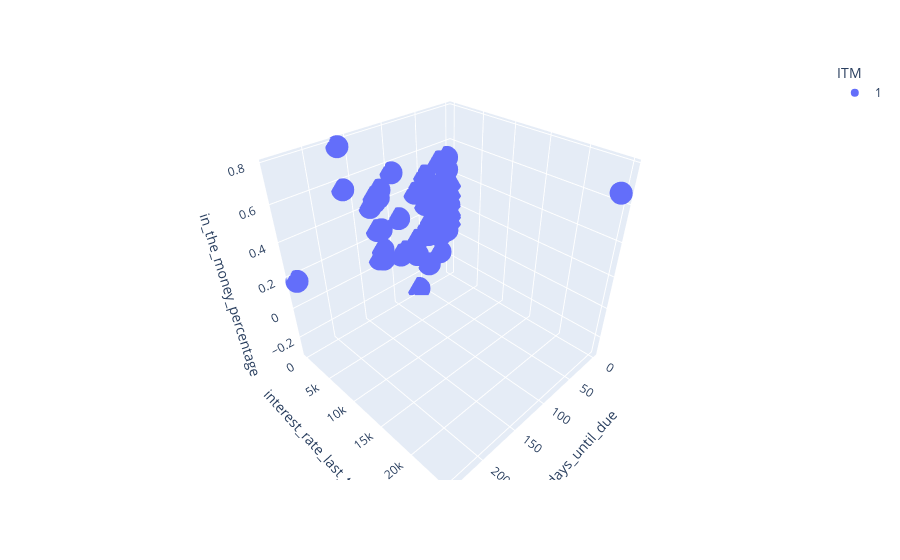

This figure's notebook cell:
### Code cell
options_selected['ITM'] = 1
options_selected['ITM'] = options_selected['ITM'].astype(str)
px.scatter_3d(options_selected , x='days_until_due' , y='interest_rate_last_trade',z='in_the_money_percentage',
           hover_data=['symbol_option','diff'] ,color='ITM')

### Figure 1 — Plotly figure (JSON) as saved in the notebook; plotly's stock layout.template omitted (floating-point values rounded to 4 significant figures)
{"data": [{"customdata": [["ضسپا6005", -40.95], ["ضخود3072", -13.45], ["ضستا6010", -22.49], ["ضخود5017", -41.62], ["ضخود3074", -11.98], ["ضسپا3025", -19.79], ["ضسپا6004", -44.47], ["ضسپا3030", -19.7], ["ضستا2013", -14], ["ضجار2029", -3.671], ["ضستا2014", -12], ["ضخود5021", -42.36], ["ضخود3068", -12.26], ["ضسرو1021", -4972.0], ["ضستا6004", -18.92], ["ضستا2015", -4], ["ضستا4011", -6.862], ["ضصاد3027", -14.51], ["ضملت3024", -26.9], ["ضدی500", -4.581], ["ضکاریس505", -337.1], ["ضسپا6011", -46.05], ["ضجار2030", -3.085], ["ضستا2016", -24], ["ضستا4007", -12.03], ["ضجار6000", -29.55], ["ضهرم7000", 65.85], ["ضهرم7008", -392.3], ["ضستا2019", 5], ["ضدی215", -1.122], ["ضستا6007", -23.82], ["ضشنا2025", -251.0], ["ضسپا3033", -13.92], ["ضخود3070", -12.9], ["ضسپا6008", -44.24], ["ضملت3020", -20.7], ["ضخود3075", -7.948], ["ضجار2027", -41.28], ["ضخپارس601", -16.53], ["ضروز4010", -326.0], ["ضجار2026", -85.74], ["ضکرمان602", -16.72], ["ضهای3006", -13.23], ["ضجار2025", -391.1], ["ضجار2022", -106.2], ["ضروز4005", -295.4], ["ضسپا3029", -22.78], ["ضهای3000", -54.6], ["ضجار2020", -98.87], ["ضجار2028", -10.81], ["ضصاد3025", -12.88], ["ضسپا3026", -20.29], ["ضستا2018", 3], ["ضستا6009", -21.56], ["ضستا2017", 0], ["ضخود2034", -30], ["ضخود2036", 20], ["ضدی203", -0.4832]], "hovertemplate": "ITM=1<br>days_until_due=%{x}<br>interest_rate_last_trade=%{y}<br>in_the_money_percentage=%{z}<br>symbol_option=%{customdata[0]}<br>diff=%{customdata[1]}<extra></extra>", "legendgroup": "1", "marker": {"color": "#636efa", "symbol": "circle"}, "mode": "markers", "name": "1", "scene": "scene", "showlegend": true, "type": "scatter3d", "x": [125, 21, 119, 91, 21, 42, 125, 42, 0, 7, 0, 91, 21, 238, 119, 0, 63, 35, 46, 98, 84, 125, 7, 0, 63, 125, 165, 165, 0, 4, 119, 11, 42, 21, 125, 46, 21, 7, 132, 63, 7, 117, 21, 7, 7, 63, 42, 21, 7, 7, 35, 42, 0, 119, 0, 0, 0, 4], "y": [0.9648, 2.383, 1.194, 1.407, 3.728, 0.8949, 0.6669, 2.433, -1, 1.743, -1, 2.087, 1.273, 0.4455, 0.7259, -1, 5.023, 1.605, 1.063, 44.52, 0.8206, 1.741, 4.429, -1, 1.943, 1.097, 0.8768, 0.6073, null, 80.98, 0.7319, -0.5581, 5.916, 1.931, 1.362, 1.283, 11.98, -0.4901, 3.895, 0.7907, -0.8223, 1.658, 1.282, -0.8383, -0.9505, 0.4624, 1.164, 0.07845, -0.9618, 0.153, 1.806, 1.113, null, 1.256, 0, -1, null, 24900.0], "z": [0.4246, 0.1422, 0.05117, 0.2647, 0.01961, 0.3671, 0.4534, 0.06502, 0.3523, 0.1058, 0.2876, 0.01961, 0.3627, 0.1745, 0.4398, 0.2228, -0.2953, 0.238, 0.2773, 0.5523, 0.02807, 0.06502, 0.0313, 0.158, -0.03627, 0.4411, 0.7796, 0.5592, -0.03627, 0.2166, 0.2455, 0.3966, -0.1507, 0.2647, 0.252, 0.4579, -0.1029, 0.2548, 0.4053, 0.06629, 0.2921, 0.4821, 0.1999, 0.3294, 0.4411, 0.3775, 0.1369, 0.5076, 0.5156, 0.1803, 0.3419, 0.3096, 0.0285, 0.1159, 0.09326, 0.1422, 0.01961, 0.6642]}], "layout": {"legend": {"title": {"text": "ITM"}, "tracegroupgap": 0}, "margin": {"t": 60}, "scene": {"domain": {"x": [0, 1], "y": [0, 1]}, "xaxis": {"title": {"text": "days_until_due"}}, "yaxis": {"title": {"text": "interest_rate_last_trade"}}, "zaxis": {"title": {"text": "in_the_money_percentage"}}}}}
